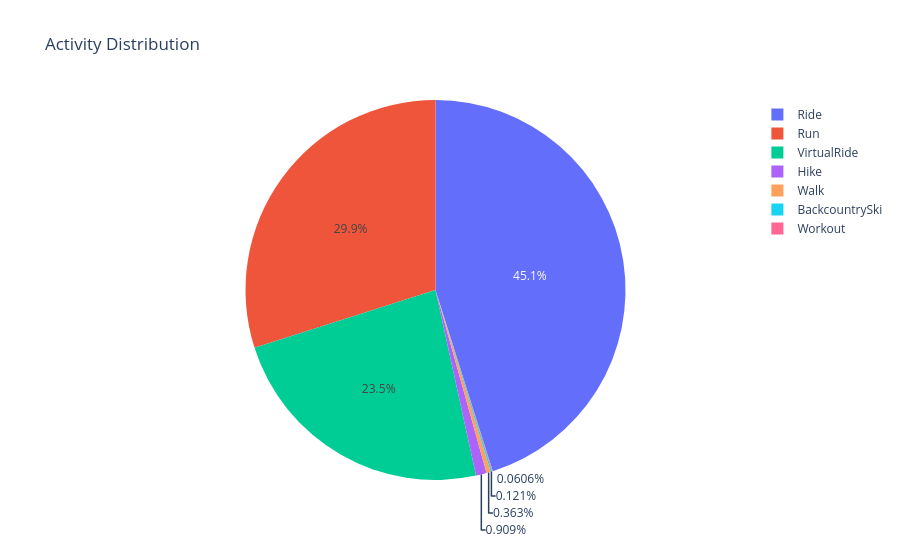

Notebook code cell kept with this figure:
### Markdown cell above
## 3. Activity Type Distribution

### Code cell
# Activity types
activity_counts = df['type'].value_counts()
print("\n🏃 Activity Types:")
print(activity_counts)

fig = px.pie(names=activity_counts.index, values=activity_counts.values, 
             title='Activity Distribution')
fig.show()

### Figure 1 — Plotly figure (JSON) as saved in the notebook; plotly's stock layout.template omitted (floating-point values rounded to 4 significant figures)
{"data": [{"domain": {"x": [0, 1], "y": [0, 1]}, "hovertemplate": "label=%{label}<br>value=%{value}<extra></extra>", "labels": ["Ride", "Run", "VirtualRide", "Hike", "Walk", "BackcountrySki", "Workout"], "legendgroup": "", "name": "", "showlegend": true, "type": "pie", "values": [745, 494, 388, 15, 6, 2, 1]}], "layout": {"legend": {"tracegroupgap": 0}, "title": {"text": "Activity Distribution"}}}
